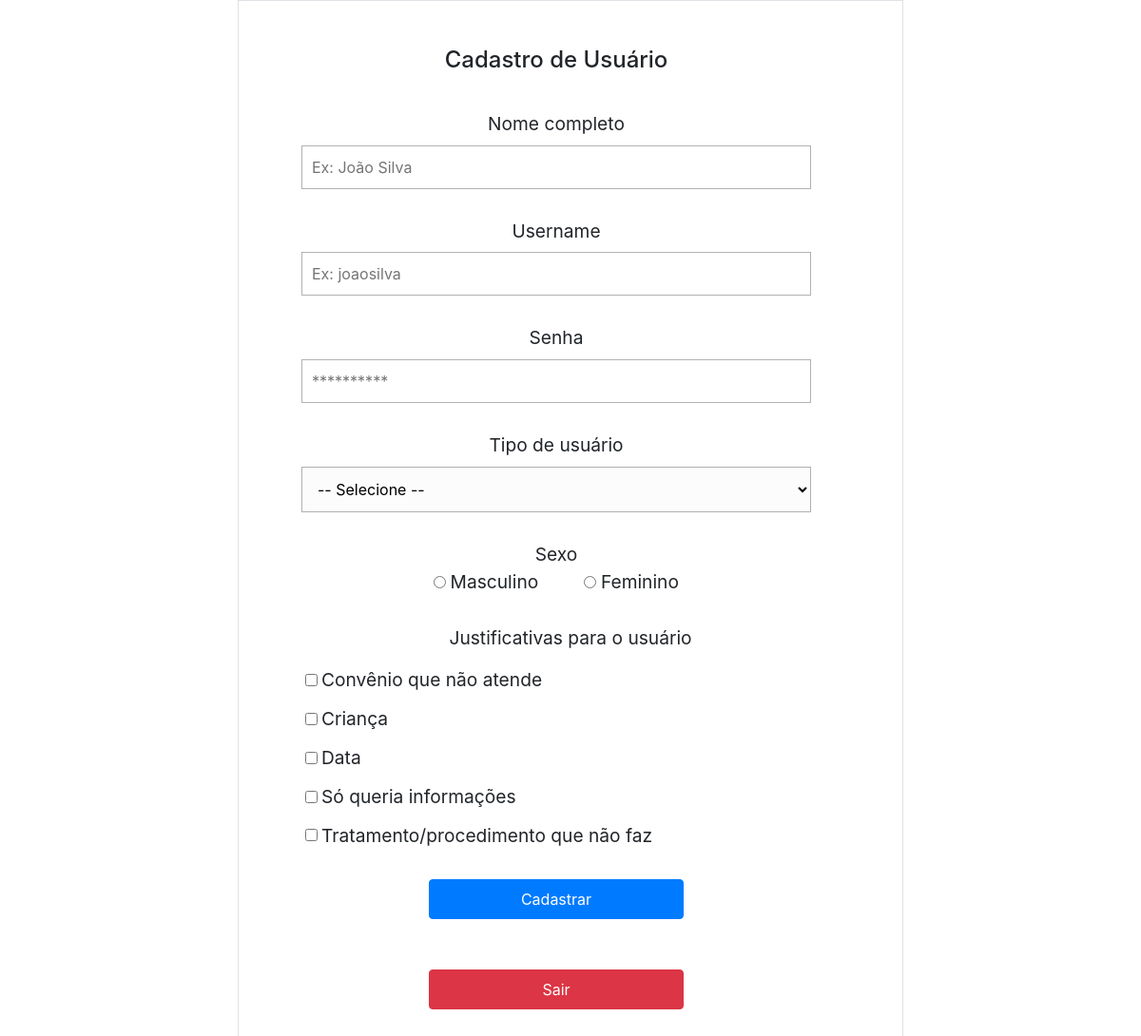
The app's page /cadastro.php (signed in) with its own data.
### tables this page shows
CREATE TABLE `motivos` (
  `id` int(11) NOT NULL,
  `motivo` varchar(50) NOT NULL
);

### cadastro.php (the view, shortened to what this page needs)
<?php
	$pdo = new PDO('mysql:host=localhost;dbname=dados_clientes', 'root', '');
	$query = $pdo->prepare('SELECT * FROM motivos');
	$query->execute();
	$justifications = $query->fetchAll();
?>
<html>
<head>
	<link rel="stylesheet" href="https://maxcdn.bootstrapcdn.com/bootstrap/4.0.0/css/bootstrap.min.css">
	<link rel="stylesheet" href="./css/style.css"/>
</head>
<body>
	<div class="h-100 d-flex justify-content-center aling-items-center">
		<div class="position-absolute align-self-center container p-5 border" style="top: 0px; width: 700px;">
			<div class="row w-100">
				<h4 class="h4-register d-flex align-self-center">Cadastro de Usuário</h4>
			</div>
			<div class="row">
				<form class="form-register form-container ml-5 mr-5" method="post">
					<div class="form-box row align-items-center w-100">
							<label for="input-name" class="label-register">Nome completo</label>
								<input name="name" id="input-name" class="w-100" type="text" placeholder="Ex: João Silva" required/>
					</div>
					<div class="form-box row align-items-center w-100">
							<label for="input-username"  class="label-register">Username</label>
								<input name="username" id="input-username" class="w-100" type="text" placeholder="Ex: joaosilva" required/>
					</div>
					<div class="form-box row align-items-center w-100">
						<label for="input-password" class="label-register">Senha</label>
							<input name="password" id="input-password" class="w-100" name="password" type="text" placeholder="**********" required/>
					</div>
					<div class="form-box row align-items-center w-100">
						<label for="select-usertype">Tipo de usuário</label>
							<select name="usertype" id="select-usertype" class="w-100" required>
								<option value="">-- Selecione --</option>
							</select>
					</div>
					<div class="form-box row align-items-center w-100">
						<label class="mb-0">Sexo</label>
							<div class="d-flex flex-row mt-0 justify-content-around w-75 px-5">
								<div>
									<input type="radio" id="radio-masculine" name="gender" value="Masculino"/>
									<label for="radio-masculine" class="mt-0 mb-0">Masculino</label>
								</div>
								<div>
									<input type="radio" id="radio-feminine" name="gender" value="Feminino"/>
									<label for="radio-feminine" class="mt-0 mb-0">Feminino</label>
								</div>
							</div>
					</div>
					<div class="form-box row align-items-left">
						<label class="d-flex align-self-center">Justificativas para o usuário</label>
						<div class="align-items-left">
						<?php
							$index = 1;
							foreach ($justifications as $justification) {
								echo '
									<div class="d-flex justify-content-left flex-direction-row align-items-center m-1">
										<input type="checkbox" name="motivo-'.$index.'" id="motivo-'.$index.'" class="d-inline-flex" value="'.$justification['motivo'].'"/><label for="motivo-'.$index.'" class="m-1">'.$justification['motivo'].'</label>
									</div>
								';
								$index++;
							}
						?>
						</div>
					</div>
					<div class="form-box row align-items-center mt-4 w-100">
						<div class="w-50 flex align-self-center">
							<button name="register" type="submit" class="btn btn-primary w-100 p-2" onclick="verifyCheckbox(event)">Cadastrar</button>
						</div>
					</div>
				</form>
				<form method="post" class="form-container ml-5 mr-5">
					<div class="form-box row align-items-center w-100">
						<div class="w-50 flex align-self-center">
							<button name="logout" type="submit" class="btn btn-danger w-100 p-2">Sair</button>
						</div>
					</div>
				</form>
			</div>
		</div>
	</div>
</body>
</html>

### css/style.css (style rules this page uses)
:root { --box-shadow: 0px 2px 10px rgba(0,0,0,0.2); }
* { margin: 0; padding: 0; box-sizing: border-box; }
input, textarea { border: 1px solid rgba(0,0,0,0.3); padding: 10px; background-color: white; }
select { border: 1px solid rgba(0,0,0,0.3); padding: 12px; background-color: rgba(0,0,0,0.01); }
label { margin-top: 30px; font-size: 1.2em; }
.row { display: flex; flex-direction: column; }
.form-container { padding-bottom: 40px; }

### records on screen
motivos: motivo "Convênio que não atende"
motivos: motivo "Criança"
motivos: motivo "Data"
motivos: motivo "Só queria informações"
motivos: motivo "Tratamento/procedimento que não faz"
